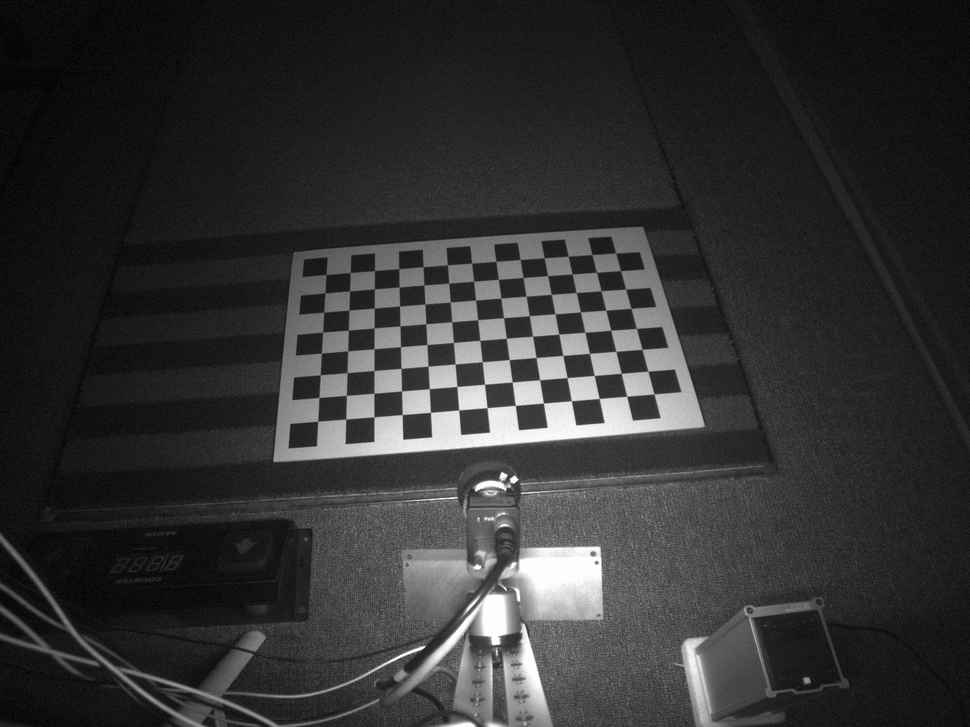
#> input picture chessboard_images/Cam1_1.bmp, 970 x 727 px, shrunk from 1440 x 1080 before the run, found by its file name
$ python inspect_calibration_images.py
#> lines starting #> are read from the running program, lines starting #| are printed output that depends on the picture; after the words box and inside, x2 and y2 are one past the last pixel; in counts of white or black regions, pixels touching at a corner belong together
import cv2
import numpy as np
import matplotlib.pyplot as plt
import os

def inspect_calibration_images():
    """캘리브레이션 이미지 직접 검사"""
    calibration_path = "data2/calibrations"

    # 첫 번째 이미지 로드
    cam1_path = os.path.join(calibration_path, "Cam1_1.bmp")
    cam2_path = os.path.join(calibration_path, "Cam2_1.bmp")

    if not os.path.exists(cam1_path) or not os.path.exists(cam2_path):
        print("이미지 파일을 찾을 수 없습니다.")
        return

    # 이미지 로드
    img1 = cv2.imread(cam1_path)
#> img1 is the input picture: shape (727, 970, 3); min 0, max 255, mean 50.4
    img2 = cv2.imread(cam2_path)
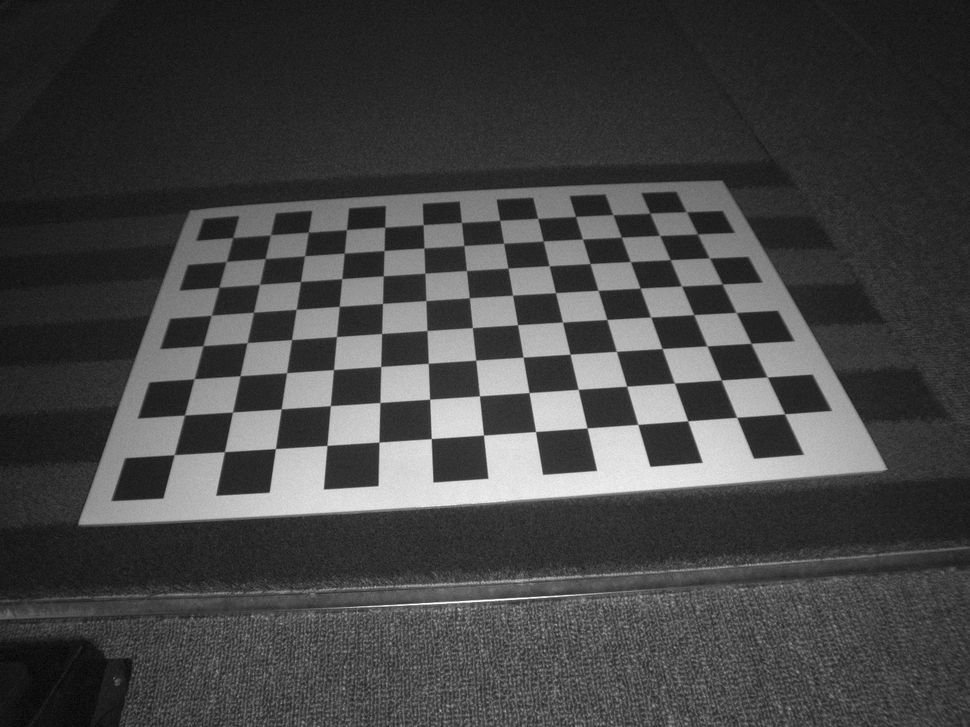
#> input picture chessboard_images/Cam2_1.bmp, 970 x 727 px, shrunk from 1440 x 1080 before the run, found by its file name
#> img2 is the input picture: shape (727, 970, 3); min 0, max 255, mean 68.3

    print(f"이미지 크기: {img1.shape}")
#| 이미지 크기: (727, 970, 3)

    # 이미지 시각화
    fig, axes = plt.subplots(2, 3, figsize=(18, 12))

    # 원본 이미지
    axes[0, 0].imshow(cv2.cvtColor(img1, cv2.COLOR_BGR2RGB))
    axes[0, 0].set_title('Cam1 Original')
    axes[0, 0].axis('off')

    axes[0, 1].imshow(cv2.cvtColor(img2, cv2.COLOR_BGR2RGB))
    axes[0, 1].set_title('Cam2 Original')
    axes[0, 1].axis('off')

    # 그레이스케일
    gray1 = cv2.cvtColor(img1, cv2.COLOR_BGR2GRAY)
    gray2 = cv2.cvtColor(img2, cv2.COLOR_BGR2GRAY)

    axes[0, 2].imshow(gray1, cmap='gray')
    axes[0, 2].set_title('Cam1 Grayscale')
    axes[0, 2].axis('off')

    # 히스토그램
    axes[1, 0].hist(gray1.ravel(), 256, [0, 256], color='blue', alpha=0.7, label='Cam1')
    axes[1, 0].hist(gray2.ravel(), 256, [0, 256], color='red', alpha=0.7, label='Cam2')
    axes[1, 0].set_title('Histogram')
    axes[1, 0].set_xlabel('Pixel Value')
    axes[1, 0].set_ylabel('Frequency')
    axes[1, 0].legend()

    # 대비 분석
    contrast1 = np.std(gray1)
#> contrast1 = 47.12
    contrast2 = np.std(gray2)
#> contrast2 = 51.02
    axes[1, 1].bar(['Cam1', 'Cam2'], [contrast1, contrast2], color=['blue', 'red'], alpha=0.7)
    axes[1, 1].set_title('Contrast Analysis')
    axes[1, 1].set_ylabel('Standard Deviation')

    # 밝기 분석
    brightness1 = np.mean(gray1)
#> brightness1 = 50.42
    brightness2 = np.mean(gray2)
#> brightness2 = 68.34
    axes[1, 2].bar(['Cam1', 'Cam2'], [brightness1, brightness2], color=['blue', 'red'], alpha=0.7)
    axes[1, 2].set_title('Brightness Analysis')
    axes[1, 2].set_ylabel('Mean Pixel Value')

    plt.tight_layout()
    plt.savefig('calibration_image_inspection.png', dpi=300, bbox_inches='tight')
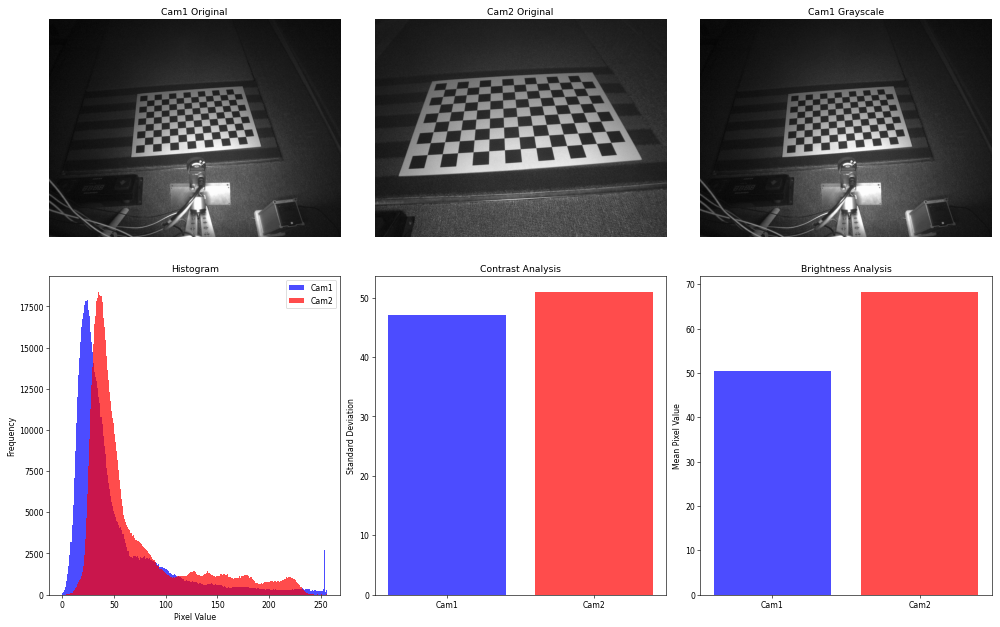
#> figure drawn by matplotlib, 6 panels; panel 4: tallest bar 17888 high, from x = 24 to 25; panel 4: tallest bar 18403 high, from x = 35 to 36
    plt.show()

    # 이미지 품질 분석
    print(f"\n이미지 품질 분석:")
    print(f"Cam1 - 평균 밝기: {brightness1:.2f}, 대비: {contrast1:.2f}")
#| Cam1 - 평균 밝기: 50.42, 대비: 47.12
    print(f"Cam2 - 평균 밝기: {brightness2:.2f}, 대비: {contrast2:.2f}")
#| Cam2 - 평균 밝기: 68.34, 대비: 51.02

    # 체스보드가 실제로 보이는지 확인
    print(f"\n체스보드 패턴 확인:")
    print("이미지에서 체스보드 패턴이 명확하게 보이나요?")
    print("체스보드의 크기와 위치를 확인해보세요.")

    # ROI 추출 (이미지 중앙 부분)
    h, w = gray1.shape
#> h = 727; w = 970
    roi1 = gray1[h//4:3*h//4, w//4:3*w//4]
    roi2 = gray2[h//4:3*h//4, w//4:3*w//4]
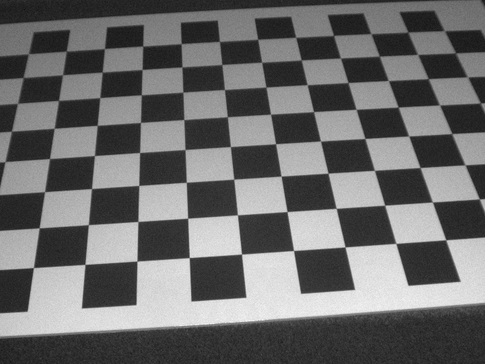
#> roi2: shape (364, 485); min 16, max 246, mean 107.1

    print(f"\nROI 분석 (이미지 중앙 50%):")
    print(f"Cam1 ROI - 평균: {np.mean(roi1):.2f}, 대비: {np.std(roi1):.2f}")
#| Cam1 ROI - 평균: 83.59, 대비: 56.75
    print(f"Cam2 ROI - 평균: {np.mean(roi2):.2f}, 대비: {np.std(roi2):.2f}")
#| Cam2 ROI - 평균: 107.15, 대비: 68.20

    # ROI 시각화
    fig, axes = plt.subplots(1, 2, figsize=(12, 6))

    axes[0].imshow(roi1, cmap='gray')
    axes[0].set_title('Cam1 ROI')
    axes[0].axis('off')

    axes[1].imshow(roi2, cmap='gray')
    axes[1].set_title('Cam2 ROI')
    axes[1].axis('off')

    plt.tight_layout()
    plt.savefig('calibration_roi_analysis.png', dpi=300, bbox_inches='tight')
    plt.show()

def test_manual_corner_detection():
    """수동 코너 검출 테스트"""
    calibration_path = "data2/calibrations"

    cam1_path = os.path.join(calibration_path, "Cam1_1.bmp")
    cam2_path = os.path.join(calibration_path, "Cam2_1.bmp")

    img1 = cv2.imread(cam1_path)
    img2 = cv2.imread(cam2_path)

    gray1 = cv2.cvtColor(img1, cv2.COLOR_BGR2GRAY)
    gray2 = cv2.cvtColor(img2, cv2.COLOR_BGR2GRAY)

    # 극강 향상
    enhanced1 = ultra_enhance(gray1)
    enhanced2 = ultra_enhance(gray2)
#> in ultra_enhance (call 2), `clahe_enhanced = clahe.apply(gamma_corrected)`:
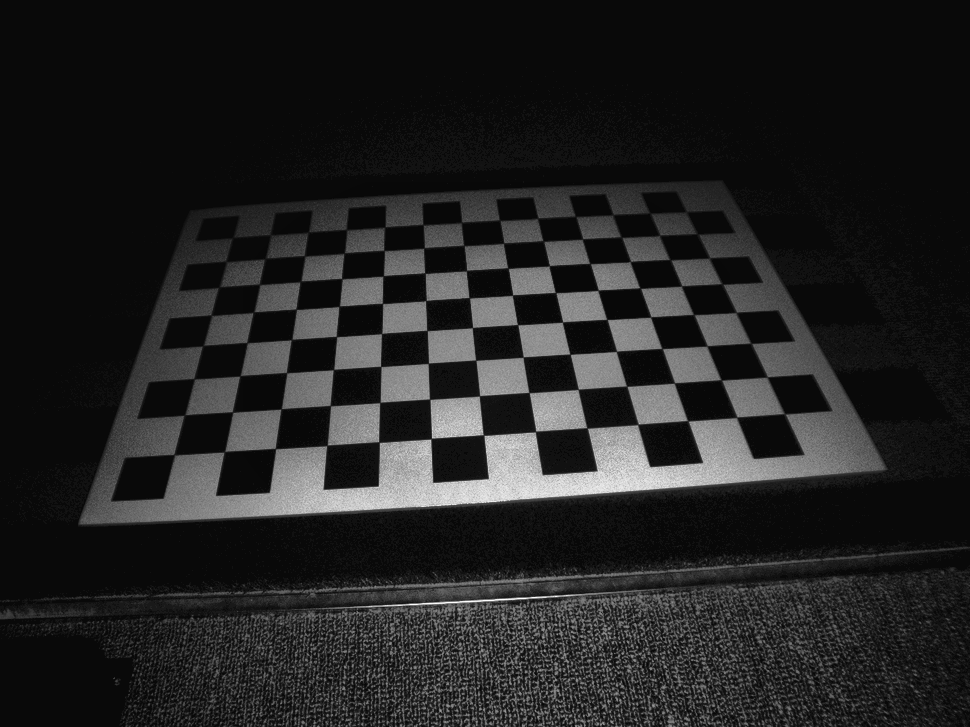
#> clahe_enhanced: shape (727, 970); min 8, max 255, mean 35
#> in ultra_enhance (call 2), `gaussian = cv2.GaussianBlur(hist_eq, (0, 0), 2.0)`:
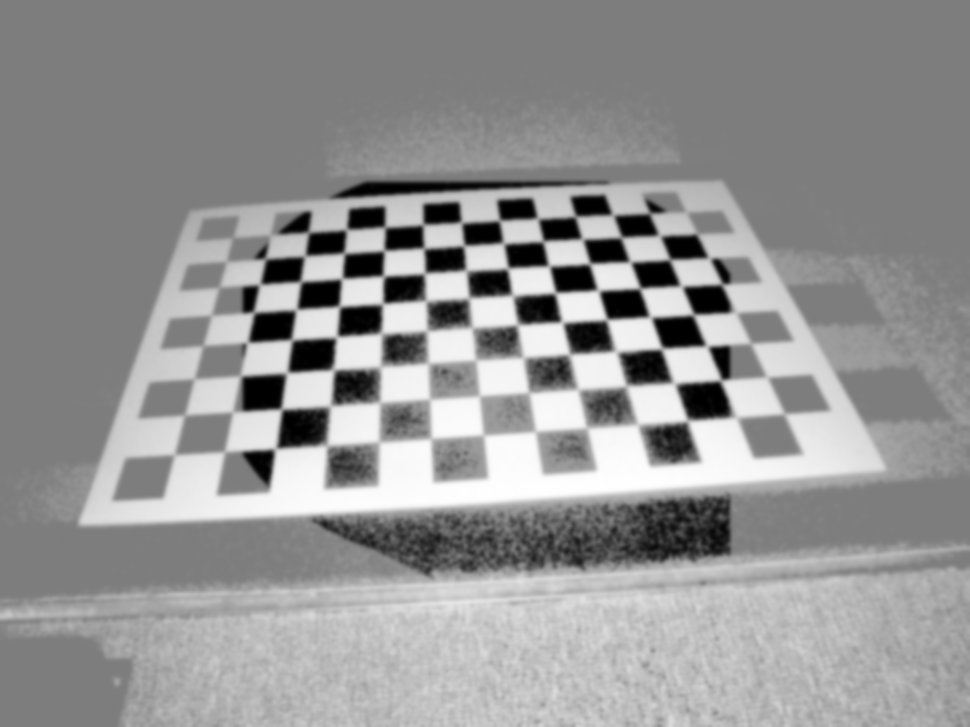
#> gaussian: shape (727, 970); min 0, max 255, mean 147.6

    # 코너 검출
    corners1 = cv2.goodFeaturesToTrack(enhanced1, maxCorners=100, qualityLevel=0.01, minDistance=10)
#> corners1 = 100 rows, first 8: [331, 706], [292, 702], [809, 594], [303, 683], [316, 690], [262, 668], [388, 405], [373, 373]
    corners2 = cv2.goodFeaturesToTrack(enhanced2, maxCorners=100, qualityLevel=0.01, minDistance=10)
#> corners2 = 100 rows, first 8: [676, 435], [411, 349], [632, 263], [707, 536], [696, 506], [717, 529], [653, 557], [448, 270]

    print(f"\n수동 코너 검출:")
    print(f"Cam1에서 {len(corners1) if corners1 is not None else 0}개 코너 검출")
#| Cam1에서 100개 코너 검출
    print(f"Cam2에서 {len(corners2) if corners2 is not None else 0}개 코너 검출")
#| Cam2에서 100개 코너 검출

    if corners1 is not None and corners2 is not None:
        # 결과 시각화
        result1 = img1.copy()
        result2 = img2.copy()

        for corner in corners1:
            x, y = corner.ravel()
            cv2.circle(result1, (int(x), int(y)), 3, (0, 255, 0), -1)
#> this loop made 100 passes
#> (x, y) on passes 1 to 12: (331, 706), (292, 702), (809, 594), (303, 683), (316, 690), (262, 668), (388, 405), (373, 373), (652, 457), (825, 595), (298, 663), (339, 468)
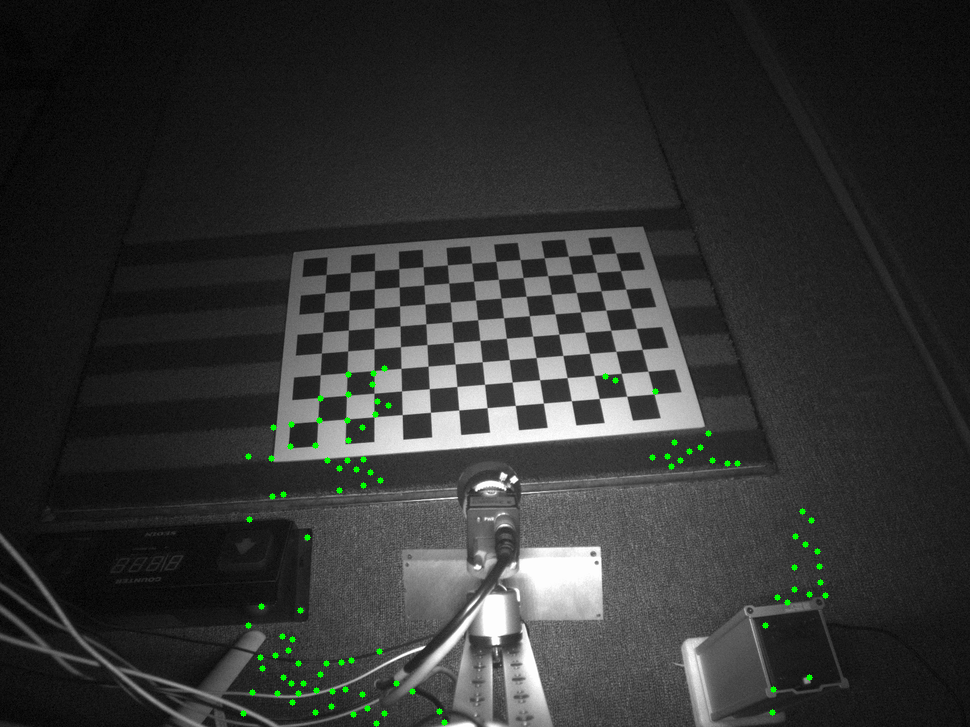
#> result1: shape (727, 970, 3); 0.41% of pixels changed, all inside (x1, y1, x2, y2) = (240, 365, 829, 727)

        for corner in corners2:
            x, y = corner.ravel()
            cv2.circle(result2, (int(x), int(y)), 3, (0, 255, 0), -1)
#> this loop made 100 passes
#> (x, y) on passes 1 to 12: (676, 435), (411, 349), (632, 263), (707, 536), (696, 506), (717, 529), (653, 557), (448, 270), (551, 267), (596, 289), (505, 245), (369, 540)
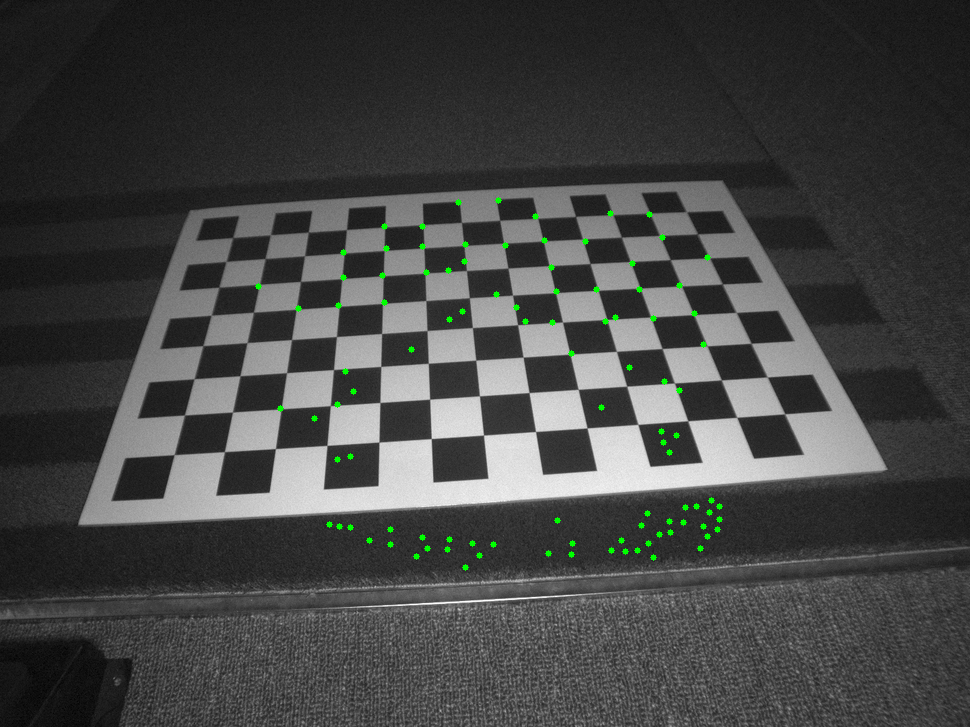
#> result2: shape (727, 970, 3); 0.41% of pixels changed, all inside (x1, y1, x2, y2) = (255, 197, 723, 571)

        cv2.imwrite('manual_corners_cam1.jpg', result1)
        cv2.imwrite('manual_corners_cam2.jpg', result2)

        print("수동 코너 검출 결과 저장 완료")

def ultra_enhance(image):
    """초강력 향상"""
    # 감마 보정
    gamma = 0.3
    lookup_table = np.array([((i / 255.0) ** (1.0 / gamma)) * 255
                            for i in np.arange(0, 256)]).astype("uint8")
    gamma_corrected = cv2.LUT(image, lookup_table)

    # CLAHE
    clahe = cv2.createCLAHE(clipLimit=8.0, tileGridSize=(4, 4))
    clahe_enhanced = clahe.apply(gamma_corrected)

    # 히스토그램 균등화
    hist_eq = cv2.equalizeHist(clahe_enhanced)

    # 언샤프 마스킹
    gaussian = cv2.GaussianBlur(hist_eq, (0, 0), 2.0)
    unsharp_mask = cv2.addWeighted(hist_eq, 1.5, gaussian, -0.5, 0)

    # 노이즈 제거
    denoised = cv2.bilateralFilter(unsharp_mask, 9, 75, 75)

    return denoised

if __name__ == "__main__":
    inspect_calibration_images()
    test_manual_corner_detection()
